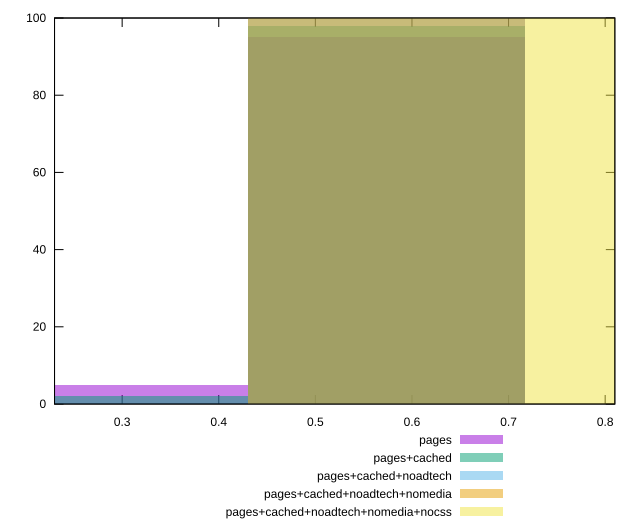

Here is the gnuplot script that generated this plot:
reset

$pages <<EOF
0.2866469213235309 5
0.5732938426470618 95
EOF

$pagesCached <<EOF
0.2866469213235309 2
0.5732938426470618 98
EOF

$pagesCachedNoadtech <<EOF
0.5732938426470618 100
EOF

$pagesCachedNoadtechNomedia <<EOF
0.5732938426470618 100
EOF

$pagesCachedNoadtechNomediaNocss <<EOF
0.8599407639705927 100
EOF

set key outside below
set boxwidth 0.2866469213235309
set xrange [0.23:0.81]
set yrange [0:100]
set trange [0:100]
set style fill transparent solid 0.5 noborder
set terminal svg size 640, 530 enhanced background rgb 'white'
set output "report_00026_2021-02-22T21:38:55.199Z/meta/score/comparison/histogram/all_raw.svg"

plot $pages title "pages" with boxes, \
     $pagesCached title "pages+cached" with boxes, \
     $pagesCachedNoadtech title "pages+cached+noadtech" with boxes, \
     $pagesCachedNoadtechNomedia title "pages+cached+noadtech+nomedia" with boxes, \
     $pagesCachedNoadtechNomediaNocss title "pages+cached+noadtech+nomedia+nocss" with boxes

reset
